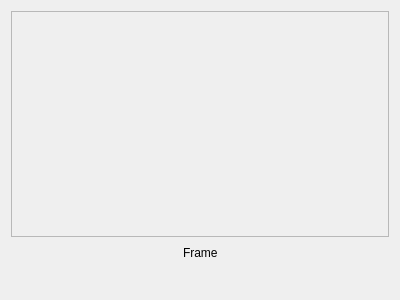
<?xml version="1.0" encoding="UTF-8"?>
<ui version="4.0">
 <class>VideoPropertiesWidget</class>
 <widget class="QWidget" name="VideoPropertiesWidget">
  <property name="geometry">
   <rect>
    <x>0</x>
    <y>0</y>
    <width>400</width>
    <height>300</height>
   </rect>
  </property>
  <property name="windowTitle">
   <string>Video Properties</string>
  </property>
  <layout class="QVBoxLayout" name="verticalLayout_2">
   <item>
    <layout class="QVBoxLayout" name="verticalLayout" stretch="0,0,0">
     <item>
      <widget class="QScrollArea" name="_videoScrollArea">
       <property name="toolTip">
        <string/>
       </property>
       <property name="toolTipDuration">
        <number>-1</number>
       </property>
       <property name="widgetResizable">
        <bool>true</bool>
       </property>
       <widget class="QWidget" name="scrollAreaWidgetContents">
        <property name="geometry">
         <rect>
          <x>0</x>
          <y>0</y>
          <width>370</width>
          <height>208</height>
         </rect>
        </property>
       </widget>
      </widget>
     </item>
     <item>
      <layout class="QHBoxLayout" name="horizontalLayout_4">
       <item>
        <spacer name="horizontalSpacer_7">
         <property name="orientation">
          <enum>Qt::Horizontal</enum>
         </property>
         <property name="sizeHint" stdset="0">
          <size>
           <width>40</width>
           <height>20</height>
          </size>
         </property>
        </spacer>
       </item>
       <item>
        <widget class="QLabel" name="_frameLabel">
         <property name="text">
          <string>Frame</string>
         </property>
        </widget>
       </item>
       <item>
        <spacer name="horizontalSpacer_8">
         <property name="orientation">
          <enum>Qt::Horizontal</enum>
         </property>
         <property name="sizeHint" stdset="0">
          <size>
           <width>40</width>
           <height>20</height>
          </size>
         </property>
        </spacer>
       </item>
      </layout>
     </item>
     <item>
      <layout class="QHBoxLayout" name="horizontalLayout">
       <item>
        <spacer name="horizontalSpacer_2">
         <property name="orientation">
          <enum>Qt::Horizontal</enum>
         </property>
         <property name="sizeHint" stdset="0">
          <size>
           <width>40</width>
           <height>20</height>
          </size>
         </property>
        </spacer>
       </item>
       <item>
        <widget class="CGTVideoControls" name="_videoControl" native="true"/>
       </item>
       <item>
        <spacer name="horizontalSpacer">
         <property name="orientation">
          <enum>Qt::Horizontal</enum>
         </property>
         <property name="sizeHint" stdset="0">
          <size>
           <width>40</width>
           <height>20</height>
          </size>
         </property>
        </spacer>
       </item>
      </layout>
     </item>
    </layout>
   </item>
  </layout>
 </widget>
 <customwidgets>
  <customwidget>
   <class>CGTVideoControls</class>
   <extends>QWidget</extends>
   <header>cgt.gui.cgtvideocontrols</header>
  </customwidget>
 </customwidgets>
 <resources/>
 <connections/>
</ui>
